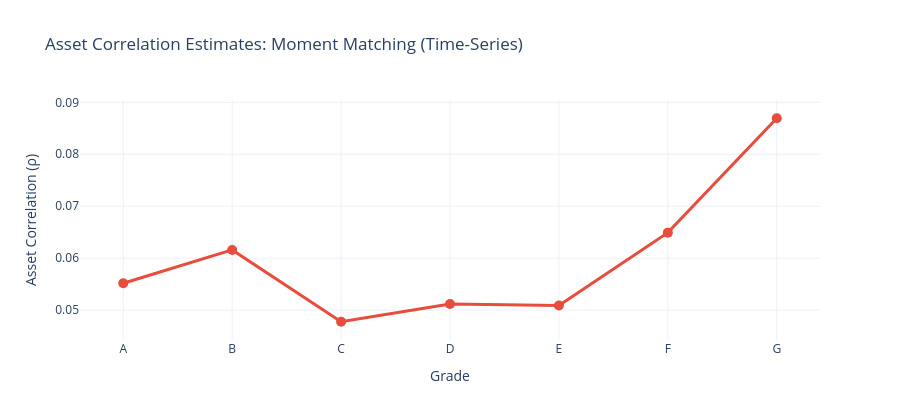

Notebook code for this chart:
### Code cell
fig = go.Figure()

fig.add_trace(go.Scatter(
    x=grades, y=rho_moment,
    mode='lines+markers',
    line=dict(color='#e74c3c', width=3), marker=dict(size=10)
))

fig.update_layout(
    title="Asset Correlation Estimates: Moment Matching (Time-Series)",
    xaxis_title="Grade",
    yaxis_title="Asset Correlation (ρ)",
    template="plotly_white", height=420,
    legend=dict(x=0.6, y=0.95)
)
fig.show()

### Figure 1 — Plotly figure (JSON) as saved in the notebook; plotly's stock layout.template omitted (floating-point values rounded to 4 significant figures)
{"data": [{"line": {"color": "#e74c3c", "width": 3}, "marker": {"size": 10}, "mode": "lines+markers", "type": "scatter", "x": ["A", "B", "C", "D", "E", "F", "G"], "y": [0.05516, 0.06158, 0.04775, 0.05118, 0.05089, 0.06491, 0.08694]}], "layout": {"height": 420, "legend": {"x": 0.6, "y": 0.95}, "title": {"text": "Asset Correlation Estimates: Moment Matching (Time-Series)"}, "xaxis": {"title": {"text": "Grade"}}, "yaxis": {"title": {"text": "Asset Correlation (ρ)"}}}}
